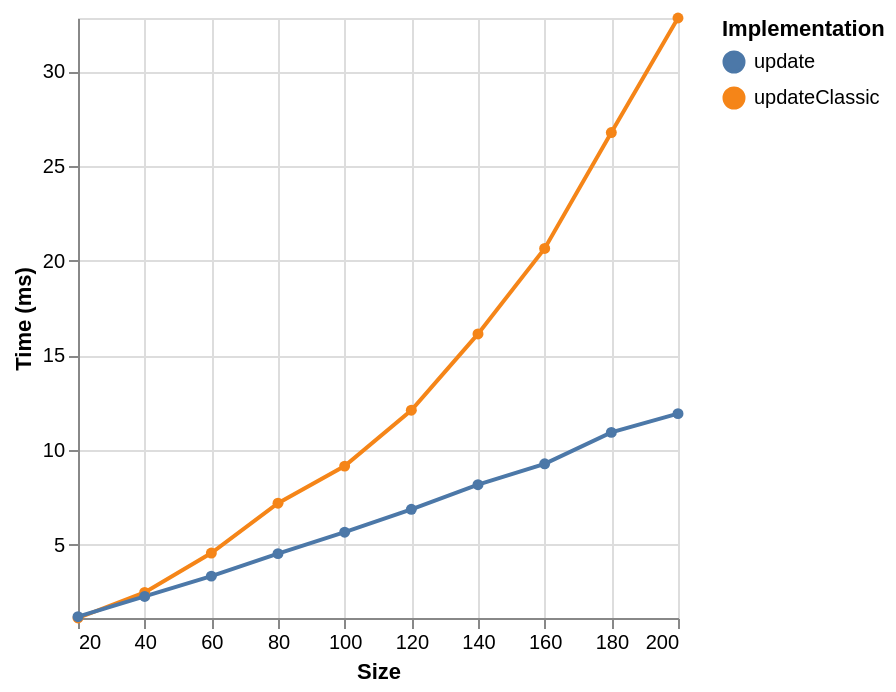

Express this chart as Vega-Lite.
### Vega specification from a JSON file in a GitHub repository (floating-point values rounded to 4 significant figures)
{"$schema": "https://vega.github.io/schema/vega/v6.json", "background": "white", "padding": 5, "width": 300, "height": 300, "style": "cell", "data": [{"name": "source_0", "values": [{"ms": 1.13, "series": "updateClassic", "size": 20}, {"ms": 2.48, "series": "updateClassic", "size": 40}, {"ms": 4.56, "series": "updateClassic", "size": 60}, {"ms": 7.19, "series": "updateClassic", "size": 80}, {"ms": 9.15, "series": "updateClassic", "size": 100}, {"ms": 12.1, "series": "updateClassic", "size": 120}, {"ms": 16.13, "series": "updateClassic", "size": 140}, {"ms": 20.64, "series": "updateClassic", "size": 160}, {"ms": 26.76, "series": "updateClassic", "size": 180}, {"ms": 32.81, "series": "updateClassic", "size": 200}, {"ms": 1.2, "series": "update", "size": 20}, {"ms": 2.27, "series": "update", "size": 40}, {"ms": 3.34, "series": "update", "size": 60}, {"ms": 4.53, "series": "update", "size": 80}, {"ms": 5.66, "series": "update", "size": 100}, {"ms": 6.87, "series": "update", "size": 120}, {"ms": 8.17, "series": "update", "size": 140}, {"ms": 9.27, "series": "update", "size": 160}, {"ms": 10.93, "series": "update", "size": 180}, {"ms": 11.92, "series": "update", "size": 200}]}, {"name": "data_0", "source": "source_0", "transform": [{"type": "formula", "expr": "toNumber(datum[\"size\"])", "as": "size"}]}, {"name": "data_1", "source": "data_0", "transform": [{"type": "filter", "expr": "isValid(datum[\"size\"]) && isFinite(+datum[\"size\"]) && isValid(datum[\"ms\"]) && isFinite(+datum[\"ms\"])"}]}], "marks": [{"name": "layer_0_pathgroup", "type": "group", "from": {"facet": {"name": "faceted_path_layer_0_main", "data": "data_0", "groupby": ["series"]}}, "encode": {"update": {"width": {"field": {"group": "width"}}, "height": {"field": {"group": "height"}}}}, "marks": [{"name": "layer_0_marks", "type": "line", "style": ["line"], "sort": {"field": "x"}, "from": {"data": "faceted_path_layer_0_main"}, "encode": {"update": {"stroke": {"scale": "color", "field": "series"}, "description": {"signal": "\"Size: \" + (format(datum[\"size\"], \"\")) + \"; Time (ms): \" + (format(datum[\"ms\"], \"\")) + \"; series: \" + (isValid(datum[\"series\"]) ? isArray(datum[\"series\"]) ? join(datum[\"series\"], ' ') : datum[\"series\"] : \"\"+datum[\"series\"])"}, "x": {"scale": "x", "field": "size"}, "y": {"scale": "y", "field": "ms"}, "defined": {"signal": "isValid(datum[\"size\"]) && isFinite(+datum[\"size\"]) && isValid(datum[\"ms\"]) && isFinite(+datum[\"ms\"])"}}}}]}, {"name": "layer_1_marks", "type": "symbol", "style": ["point"], "from": {"data": "data_1"}, "encode": {"update": {"opacity": {"value": 1}, "fill": {"scale": "color", "field": "series"}, "ariaRoleDescription": {"value": "point"}, "description": {"signal": "\"Size: \" + (format(datum[\"size\"], \"\")) + \"; Time (ms): \" + (format(datum[\"ms\"], \"\")) + \"; series: \" + (isValid(datum[\"series\"]) ? isArray(datum[\"series\"]) ? join(datum[\"series\"], ' ') : datum[\"series\"] : \"\"+datum[\"series\"])"}, "x": {"scale": "x", "field": "size"}, "y": {"scale": "y", "field": "ms"}}}}], "scales": [{"name": "x", "type": "linear", "domain": [20, 200], "range": [0, {"signal": "width"}], "zero": false}, {"name": "y", "type": "linear", "domain": [1.13, 32.81], "range": [{"signal": "height"}, 0], "zero": false}, {"name": "color", "type": "ordinal", "domain": {"fields": [{"data": "data_0", "field": "series"}, {"data": "data_1", "field": "series"}], "sort": true}, "range": "category"}], "axes": [{"scale": "x", "orient": "bottom", "tickCount": 10, "values": [20, 40, 60, 80, 100, 120, 140, 160, 180, 200], "gridScale": "y", "grid": true, "domain": false, "labels": false, "aria": false, "maxExtent": 0, "minExtent": 0, "ticks": false, "zindex": 0}, {"scale": "y", "orient": "left", "gridScale": "x", "grid": true, "tickCount": {"signal": "ceil(height/40)"}, "domain": false, "labels": false, "aria": false, "maxExtent": 0, "minExtent": 0, "ticks": false, "zindex": 0}, {"scale": "x", "orient": "bottom", "grid": false, "title": "Size", "tickCount": 10, "values": [20, 40, 60, 80, 100, 120, 140, 160, 180, 200], "labelFlush": true, "labelOverlap": true, "zindex": 0}, {"scale": "y", "orient": "left", "grid": false, "title": "Time (ms)", "labelOverlap": true, "tickCount": {"signal": "ceil(height/40)"}, "zindex": 0}], "legends": [{"orient": "right", "symbolLimit": 30, "title": "Implementation", "stroke": "color", "symbolType": "circle", "fill": "color", "encode": {"symbols": {"update": {"opacity": {"value": 1}}}}}]}
